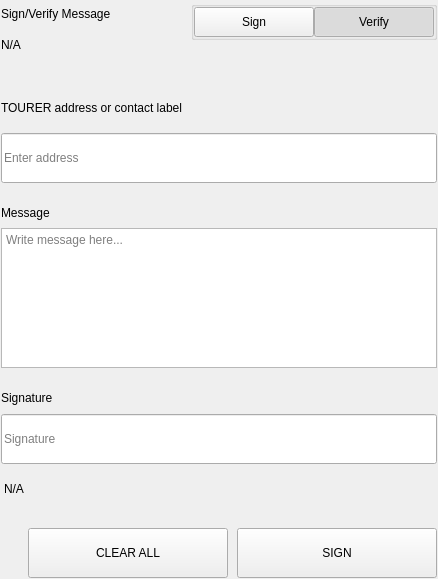
<?xml version="1.0" encoding="UTF-8"?>
<ui version="4.0">
 <class>SettingsSignMessageWidgets</class>
 <widget class="QWidget" name="SettingsSignMessageWidgets">
  <property name="geometry">
   <rect>
    <x>0</x>
    <y>0</y>
    <width>438</width>
    <height>579</height>
   </rect>
  </property>
  <property name="windowTitle">
   <string>Form</string>
  </property>
  <layout class="QVBoxLayout" name="verticalLayout">
   <property name="spacing">
    <number>0</number>
   </property>
   <property name="leftMargin">
    <number>0</number>
   </property>
   <property name="topMargin">
    <number>0</number>
   </property>
   <property name="rightMargin">
    <number>0</number>
   </property>
   <property name="bottomMargin">
    <number>0</number>
   </property>
   <item>
    <widget class="QWidget" name="left" native="true">
     <layout class="QVBoxLayout" name="verticalLayout_3">
      <property name="leftMargin">
       <number>0</number>
      </property>
      <property name="topMargin">
       <number>0</number>
      </property>
      <property name="rightMargin">
       <number>0</number>
      </property>
      <property name="bottomMargin">
       <number>0</number>
      </property>
      <item>
       <widget class="QWidget" name="container_sign" native="true">
        <layout class="QVBoxLayout" name="verticalLayout_2">
         <property name="spacing">
          <number>0</number>
         </property>
         <property name="leftMargin">
          <number>1</number>
         </property>
         <property name="topMargin">
          <number>1</number>
         </property>
         <property name="rightMargin">
          <number>1</number>
         </property>
         <property name="bottomMargin">
          <number>1</number>
         </property>
         <item>
          <layout class="QHBoxLayout" name="horizontalLayout_3" stretch="3,1">
           <property name="spacing">
            <number>40</number>
           </property>
           <item>
            <layout class="QVBoxLayout" name="verticalLayoutTitle">
             <property name="spacing">
              <number>5</number>
             </property>
             <item>
              <widget class="QLabel" name="labelTitle">
               <property name="text">
                <string>Sign/Verify Message</string>
               </property>
              </widget>
             </item>
             <item>
              <widget class="QLabel" name="labelSubtitle1">
               <property name="text">
                <string notr="true">N/A</string>
               </property>
               <property name="wordWrap">
                <bool>true</bool>
               </property>
              </widget>
             </item>
            </layout>
           </item>
           <item alignment="Qt::AlignRight|Qt::AlignTop">
            <widget class="QWidget" name="containerSwitch" native="true">
             <property name="styleSheet">
              <string notr="true">#containerSwitch{
	padding-top:9px;
}</string>
             </property>
             <layout class="QVBoxLayout" name="verticalLayout_6">
              <property name="spacing">
               <number>4</number>
              </property>
              <property name="leftMargin">
               <number>0</number>
              </property>
              <property name="topMargin">
               <number>0</number>
              </property>
              <property name="rightMargin">
               <number>0</number>
              </property>
              <property name="bottomMargin">
               <number>0</number>
              </property>
              <item alignment="Qt::AlignRight">
               <widget class="QGroupBox" name="groupBox">
                <property name="sizePolicy">
                 <sizepolicy hsizetype="Fixed" vsizetype="Preferred">
                  <horstretch>0</horstretch>
                  <verstretch>0</verstretch>
                 </sizepolicy>
                </property>
                <property name="title">
                 <string/>
                </property>
                <property name="alignment">
                 <set>Qt::AlignRight|Qt::AlignTop|Qt::AlignTrailing</set>
                </property>
                <layout class="QHBoxLayout" name="horizontalLayout_4">
                 <property name="spacing">
                  <number>0</number>
                 </property>
                 <property name="leftMargin">
                  <number>0</number>
                 </property>
                 <property name="topMargin">
                  <number>0</number>
                 </property>
                 <property name="rightMargin">
                  <number>0</number>
                 </property>
                 <property name="bottomMargin">
                  <number>0</number>
                 </property>
                 <item>
                  <widget class="QPushButton" name="pushSign">
                   <property name="minimumSize">
                    <size>
                     <width>120</width>
                     <height>30</height>
                    </size>
                   </property>
                   <property name="maximumSize">
                    <size>
                     <width>120</width>
                     <height>30</height>
                    </size>
                   </property>
                   <property name="focusPolicy">
                    <enum>Qt::NoFocus</enum>
                   </property>
                   <property name="text">
                    <string>Sign</string>
                   </property>
                   <property name="checkable">
                    <bool>true</bool>
                   </property>
                   <property name="autoExclusive">
                    <bool>true</bool>
                   </property>
                  </widget>
                 </item>
                 <item>
                  <widget class="QPushButton" name="pushVerify">
                   <property name="minimumSize">
                    <size>
                     <width>120</width>
                     <height>30</height>
                    </size>
                   </property>
                   <property name="maximumSize">
                    <size>
                     <width>120</width>
                     <height>30</height>
                    </size>
                   </property>
                   <property name="focusPolicy">
                    <enum>Qt::NoFocus</enum>
                   </property>
                   <property name="text">
                    <string>Verify</string>
                   </property>
                   <property name="checkable">
                    <bool>true</bool>
                   </property>
                   <property name="checked">
                    <bool>true</bool>
                   </property>
                   <property name="autoExclusive">
                    <bool>true</bool>
                   </property>
                  </widget>
                 </item>
                </layout>
               </widget>
              </item>
              <item alignment="Qt::AlignHCenter|Qt::AlignTop">
               <widget class="QLabel" name="labelSubtitleSwitch">
                <property name="text">
                 <string/>
                </property>
                <property name="alignment">
                 <set>Qt::AlignRight|Qt::AlignTrailing|Qt::AlignVCenter</set>
                </property>
               </widget>
              </item>
             </layout>
            </widget>
           </item>
          </layout>
         </item>
         <item>
          <spacer name="verticalSpacer_2">
           <property name="orientation">
            <enum>Qt::Vertical</enum>
           </property>
           <property name="sizeType">
            <enum>QSizePolicy::Fixed</enum>
           </property>
           <property name="sizeHint" stdset="0">
            <size>
             <width>20</width>
             <height>40</height>
            </size>
           </property>
          </spacer>
         </item>
         <item>
          <widget class="QWidget" name="containerAddress" native="true">
           <property name="sizePolicy">
            <sizepolicy hsizetype="Preferred" vsizetype="Fixed">
             <horstretch>0</horstretch>
             <verstretch>0</verstretch>
            </sizepolicy>
           </property>
           <layout class="QVBoxLayout" name="verticalLayout_5" stretch="0,0">
            <property name="spacing">
             <number>15</number>
            </property>
            <property name="leftMargin">
             <number>0</number>
            </property>
            <property name="topMargin">
             <number>0</number>
            </property>
            <property name="rightMargin">
             <number>0</number>
            </property>
            <property name="bottomMargin">
             <number>0</number>
            </property>
            <item>
             <widget class="QLabel" name="labelSubtitleAddress">
              <property name="minimumSize">
               <size>
                <width>0</width>
                <height>20</height>
               </size>
              </property>
              <property name="maximumSize">
               <size>
                <width>16777215</width>
                <height>20</height>
               </size>
              </property>
              <property name="text">
               <string>TOURER address or contact label</string>
              </property>
             </widget>
            </item>
            <item>
             <widget class="QLineEdit" name="addressIn_SM">
              <property name="minimumSize">
               <size>
                <width>0</width>
                <height>50</height>
               </size>
              </property>
              <property name="maximumSize">
               <size>
                <width>16777215</width>
                <height>50</height>
               </size>
              </property>
              <property name="placeholderText">
               <string>Enter address</string>
              </property>
             </widget>
            </item>
           </layout>
          </widget>
         </item>
         <item>
          <spacer name="verticalSpacer_3">
           <property name="orientation">
            <enum>Qt::Vertical</enum>
           </property>
           <property name="sizeType">
            <enum>QSizePolicy::Fixed</enum>
           </property>
           <property name="sizeHint" stdset="0">
            <size>
             <width>20</width>
             <height>20</height>
            </size>
           </property>
          </spacer>
         </item>
         <item>
          <layout class="QVBoxLayout" name="verticalLayout_9">
           <property name="spacing">
            <number>5</number>
           </property>
           <item>
            <widget class="QLabel" name="labelSubtitleMessage">
             <property name="minimumSize">
              <size>
               <width>0</width>
               <height>20</height>
              </size>
             </property>
             <property name="maximumSize">
              <size>
               <width>16777215</width>
               <height>20</height>
              </size>
             </property>
             <property name="text">
              <string>Message</string>
             </property>
            </widget>
           </item>
           <item>
            <widget class="QPlainTextEdit" name="messageIn_SM">
             <property name="minimumSize">
              <size>
               <width>0</width>
               <height>140</height>
              </size>
             </property>
             <property name="maximumSize">
              <size>
               <width>16777215</width>
               <height>140</height>
              </size>
             </property>
             <property name="placeholderText">
              <string>Write message here...</string>
             </property>
            </widget>
           </item>
          </layout>
         </item>
         <item>
          <spacer name="verticalSpacer_4">
           <property name="orientation">
            <enum>Qt::Vertical</enum>
           </property>
           <property name="sizeType">
            <enum>QSizePolicy::Fixed</enum>
           </property>
           <property name="sizeHint" stdset="0">
            <size>
             <width>20</width>
             <height>20</height>
            </size>
           </property>
          </spacer>
         </item>
         <item>
          <widget class="QWidget" name="widget" native="true">
           <property name="minimumSize">
            <size>
             <width>0</width>
             <height>75</height>
            </size>
           </property>
           <property name="maximumSize">
            <size>
             <width>16777215</width>
             <height>16777215</height>
            </size>
           </property>
           <layout class="QVBoxLayout" name="verticalLayout_4">
            <property name="leftMargin">
             <number>0</number>
            </property>
            <property name="topMargin">
             <number>0</number>
            </property>
            <property name="rightMargin">
             <number>0</number>
            </property>
            <property name="bottomMargin">
             <number>0</number>
            </property>
            <item>
             <widget class="QLabel" name="labelSubtitleSignature">
              <property name="minimumSize">
               <size>
                <width>0</width>
                <height>20</height>
               </size>
              </property>
              <property name="maximumSize">
               <size>
                <width>16777215</width>
                <height>20</height>
               </size>
              </property>
              <property name="text">
               <string>Signature</string>
              </property>
             </widget>
            </item>
            <item>
             <widget class="QLineEdit" name="signatureOut_SM">
              <property name="minimumSize">
               <size>
                <width>0</width>
                <height>50</height>
               </size>
              </property>
              <property name="placeholderText">
               <string>Signature</string>
              </property>
             </widget>
            </item>
           </layout>
          </widget>
         </item>
         <item>
          <widget class="QLabel" name="statusLabel_SM">
           <property name="styleSheet">
            <string notr="true">padding-top:5px;</string>
           </property>
           <property name="text">
            <string notr="true">N/A</string>
           </property>
          </widget>
         </item>
         <item>
          <spacer name="verticalSpacer">
           <property name="orientation">
            <enum>Qt::Vertical</enum>
           </property>
           <property name="sizeType">
            <enum>QSizePolicy::Fixed</enum>
           </property>
           <property name="sizeHint" stdset="0">
            <size>
             <width>20</width>
             <height>20</height>
            </size>
           </property>
          </spacer>
         </item>
         <item>
          <layout class="QHBoxLayout" name="horizontalLayout_7">
           <property name="spacing">
            <number>9</number>
           </property>
           <item>
            <spacer name="horizontalSpacer_5">
             <property name="orientation">
              <enum>Qt::Horizontal</enum>
             </property>
             <property name="sizeType">
              <enum>QSizePolicy::Expanding</enum>
             </property>
             <property name="sizeHint" stdset="0">
              <size>
               <width>40</width>
               <height>20</height>
              </size>
             </property>
            </spacer>
           </item>
           <item>
            <widget class="QPushButton" name="pushButtonClear">
             <property name="minimumSize">
              <size>
               <width>200</width>
               <height>50</height>
              </size>
             </property>
             <property name="focusPolicy">
              <enum>Qt::NoFocus</enum>
             </property>
             <property name="text">
              <string>CLEAR ALL</string>
             </property>
            </widget>
           </item>
           <item>
            <widget class="QPushButton" name="pushButtonSave">
             <property name="minimumSize">
              <size>
               <width>200</width>
               <height>50</height>
              </size>
             </property>
             <property name="maximumSize">
              <size>
               <width>200</width>
               <height>50</height>
              </size>
             </property>
             <property name="focusPolicy">
              <enum>Qt::NoFocus</enum>
             </property>
             <property name="text">
              <string>SIGN</string>
             </property>
            </widget>
           </item>
          </layout>
         </item>
        </layout>
       </widget>
      </item>
     </layout>
    </widget>
   </item>
  </layout>
 </widget>
 <resources/>
 <connections/>
</ui>
